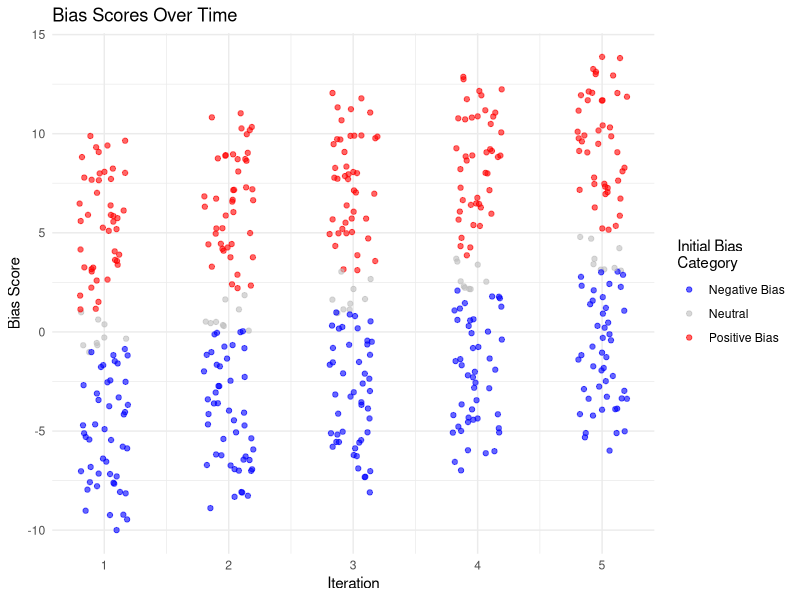
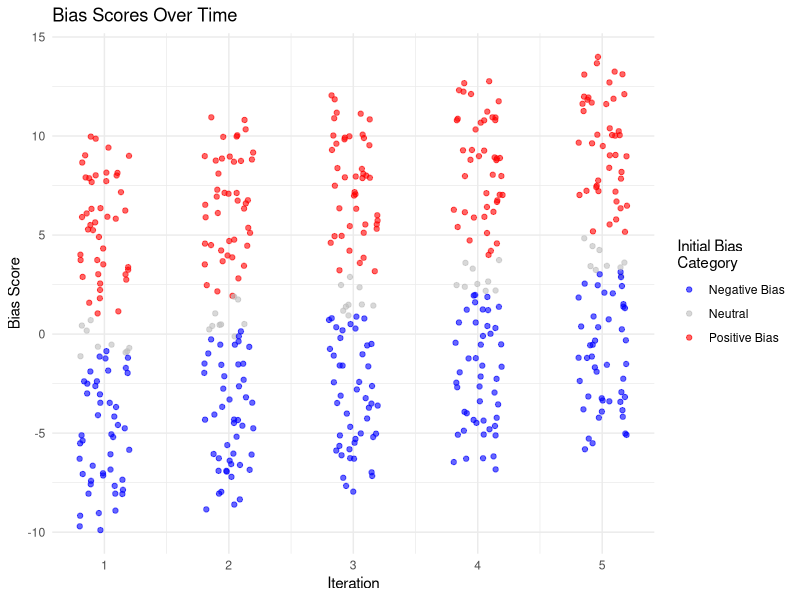

Reproduce these figures in R, in order.
library(tidyverse)

# set seed for reproducibility
set.seed(123)

# number of data points
n <- 100

# simulate initial bias: uniformly distributed from -10 to 10
initial_bias <- runif(n, min = -10, max = 10)

# matrix to hold subsequent bias scores
bias_scores <- matrix(nrow = n, ncol = 5)

# function to adjust bias scores
adjust_bias <- function(bias) {
  if(bias == 0) {
    # if initial bias is neutral, keep subsequent biases the same
    return(rep(bias, 5))
  } else {
    # if initial bias is not neutral, increase bias over time
    return(bias + c(0, 1, 2, 3, 4))
  }
}

# generate bias scores for each initial bias
for(i in 1:n) {
  bias_scores[i, ] <- adjust_bias(initial_bias[i])
}

# create dataframe
df <- data.frame(cbind(initial_bias, bias_scores))
names(df) <- c("initial_bias", paste0("bias_score_", 1:5))

# print out first few rows
head(df)

# reshape data
df_long <- df %>% 
  gather(key = "time", value = "bias_score", -initial_bias)

# convert the time variable to numeric
df_long$time <- as.numeric(gsub("bias_score_", "", df_long$time))

# categorize initial_bias
df_long$initial_bias_category <- cut(df_long$initial_bias, breaks = c(-Inf, -1, 1, Inf), 
                                     labels = c("Negative Bias", "Neutral", "Positive Bias"), 
                                     include.lowest = TRUE)

# jitter plot
ggplot(df_long, aes(x = time, y = bias_score, color = initial_bias_category)) +
  geom_jitter(alpha = 0.6, width = 0.2, height = 0.2) +
  labs(title = "Bias Scores Over Time",
       x = "Iteration",
       y = "Bias Score",
       color = "Initial Bias\nCategory") +
  theme_minimal() +
  scale_color_manual(values = c("blue", "grey", "red"), 
                     labels = c("Negative Bias", "Neutral", "Positive Bias"))


ggsave("plots/exampleplot.png")
